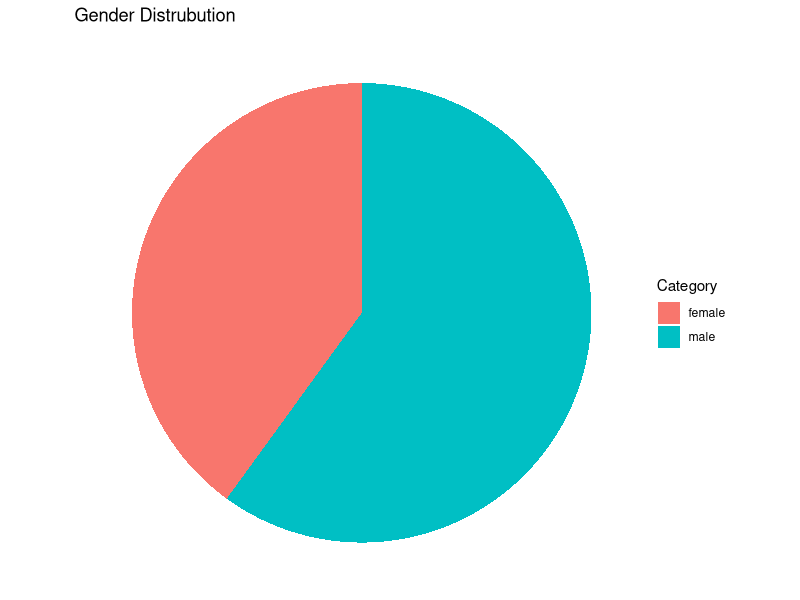
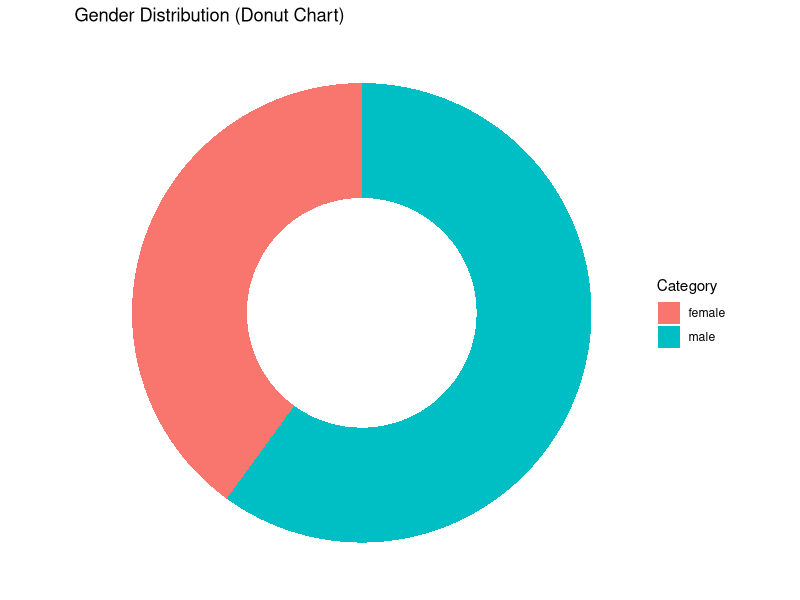
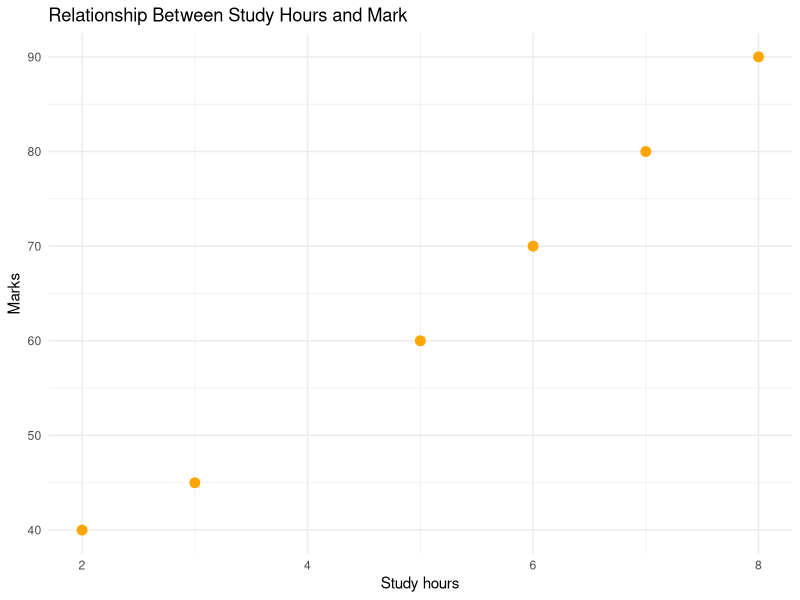
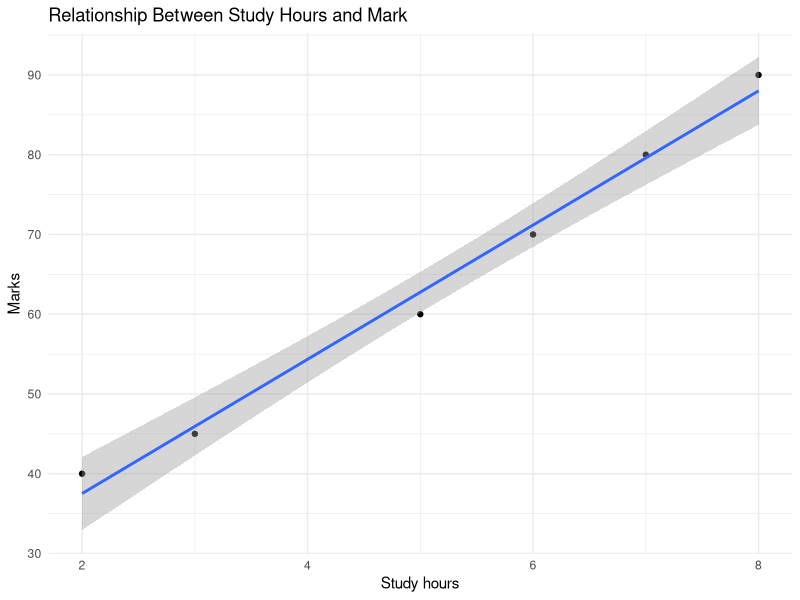
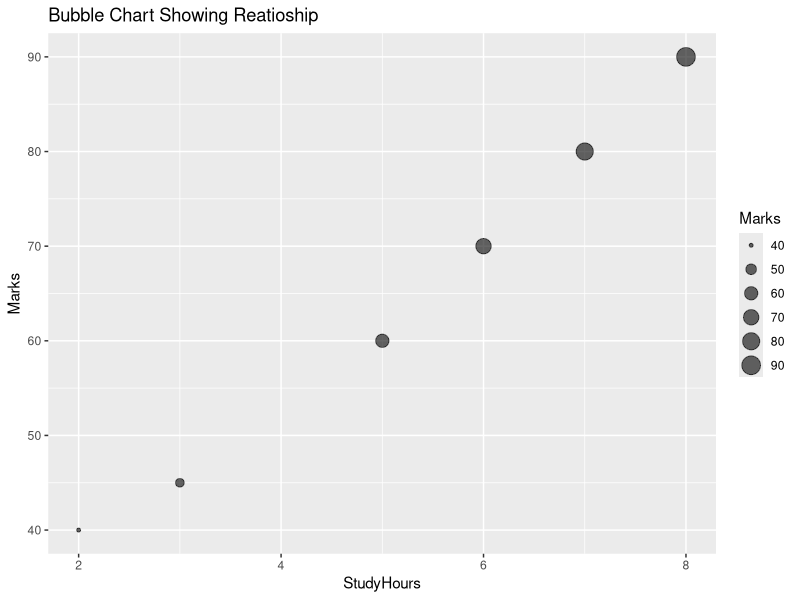
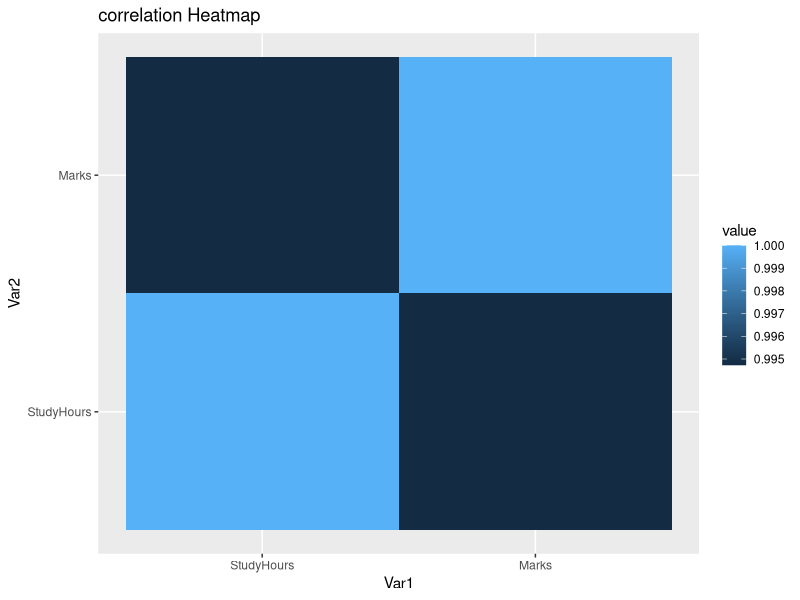
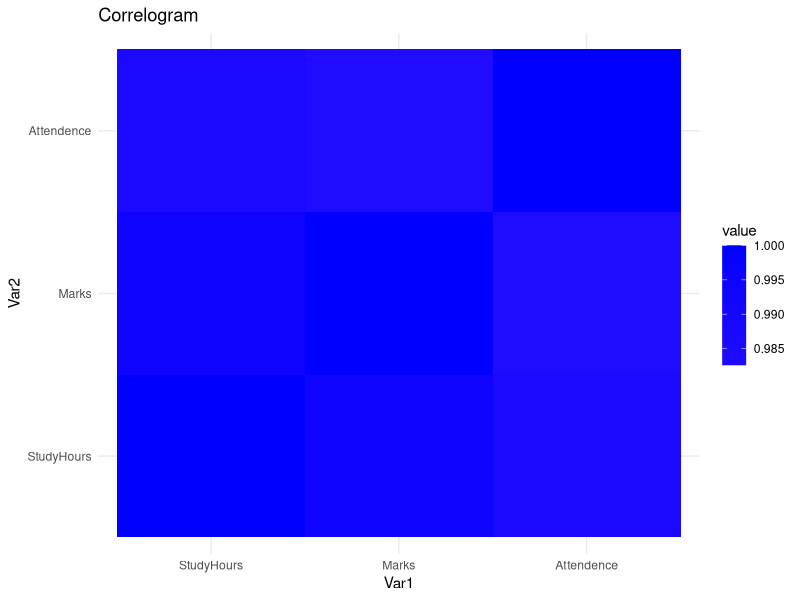

R code for these plots, in order:
install.packages("ggplot2")
library(ggplot2)

#pie chart
gender<-data.frame(
  Category=c("male","female"),
  count=c(60,40)
  )

ggplot(gender,aes(x="",y=count,fill=Category))+
  geom_bar(stat="identity",width=1)+
  coord_polar("y")+
  labs(title="Gender Distrubution")+
  theme_void()

#donut

gender <- data.frame(
  Category = c("male", "female"),
  count = c(60, 40)
)

ggplot(gender, aes(x = 2, y = count, fill = Category)) +
  geom_bar(stat = "identity", width = 1) +
  coord_polar("y") +
  xlim(0.5, 2.5) +   # creates the hole in the middle
  labs(title = "Gender Distribution (Donut Chart)") +
  theme_void()

#scatter plot 

students <- data.frame(
  StudyHours=c(2,3,5,6,7,8),
  Marks=c(40,45,60,70,80,90)
)

ggplot(students, aes(x = StudyHours, y = Marks)) +
  geom_point(size=3, color="orange") +
  labs(title = "Relationship Between Study Hours and Mark",
       x="Study hours",
       y="Marks") +
  theme_minimal()


#linear regression 
ggplot(students, aes(x = StudyHours, y = Marks)) +
  geom_point() +
  geom_smooth(method="lm",se=TRUE)+
  labs(title = "Relationship Between Study Hours and Mark",
       x="Study hours",
       y="Marks") +
  theme_minimal()

#bubble
ggplot(students, aes(x = StudyHours, y = Marks,size=Marks))+
  geom_point(alpha=0.6)+
  labs(title = "Bubble Chart Showing Reatioship")

#correlation heatmap
install.packages("reshape2")
  daata<-cor(students)
  library(reshape2)
  melted<-melt(daata)
  ggplot(melted,aes(x=Var1,y=Var2,fill=value))+
    geom_tile()+
    labs(title="correlation Heatmap")
  
#
  library(ggplot2)
  library(reshape2)
  students <- data.frame(
    StudyHours=c(2,3,5,6,7,8),
    Marks=c(40,45,60,70,80,90),
    Attendence=c(60,70,75,85,90,95)
  )
  corr_matrix <- cor(students)
  melted_corr <- melt(corr_matrix)
  ggplot(melted_corr, aes(x = Var1, y = Var2, fill = value)) +
    geom_tile() +
    scale_fill_gradient2(low = "red", mid = "white", high = "blue",
                         midpoint = 0) + labs(title = "Correlogram") +
    
    theme_minimal()